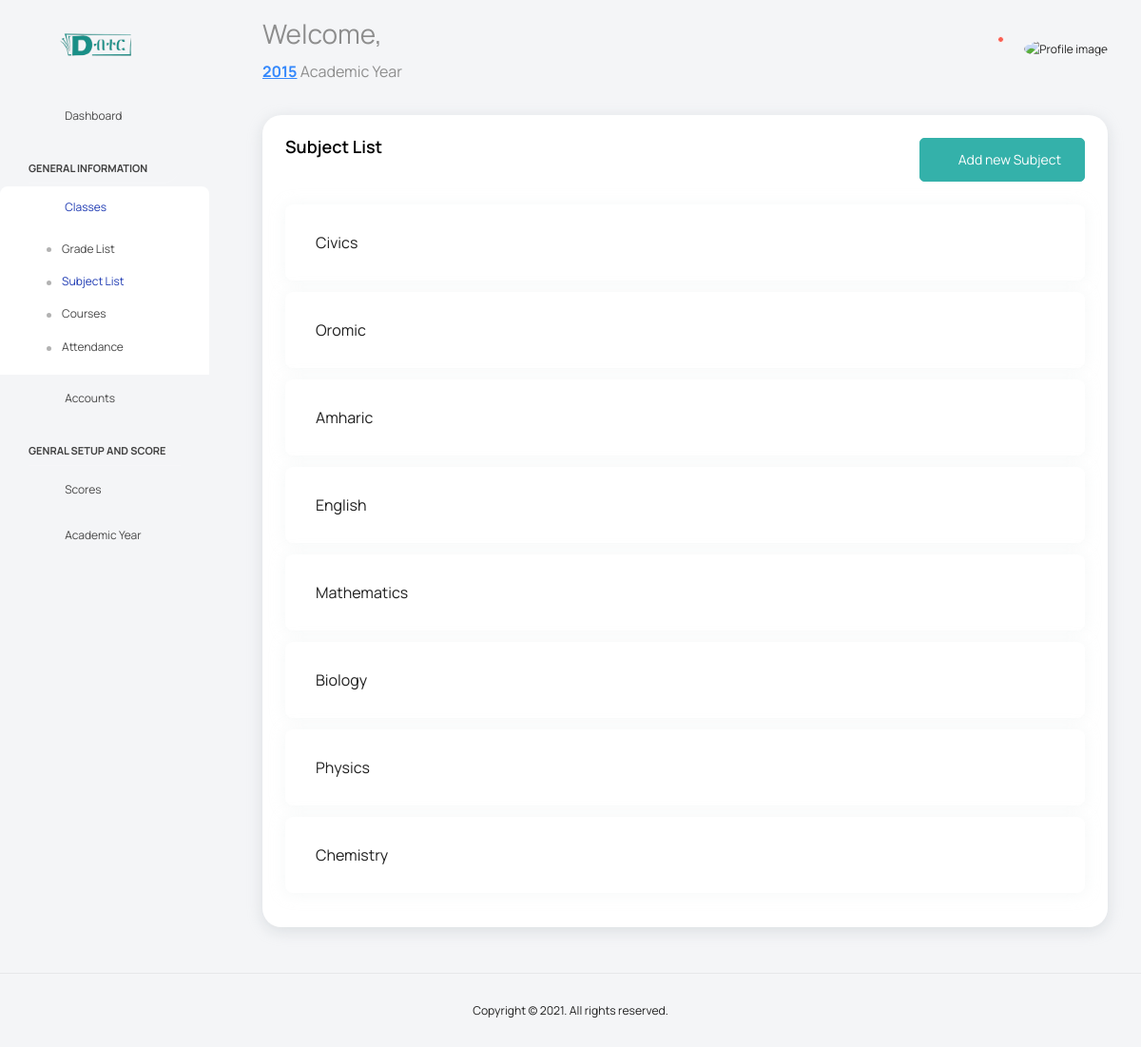
The app's page /adminpanel/subjects/ (signed in) with its own data.
### accyear/models.py (models this page shows, shortened)
class AccadamicYear(models.Model):
    STATUS_CHOICE = (('Active', 'Active'),
                     ('Creating', 'Creating'),
                     ('Close', 'Close'))
    name_EC = models.CharField(max_length=4)
    name_GC = models.CharField(max_length=9)
    status = models.CharField(max_length=10, null=True, blank=True)
    created = models.DateTimeField(auto_now_add=True)
    updated = models.DateTimeField(auto_now=True)
    class Meta:
        ordering = ['-created']

class Subject(models.Model):
    name = models.CharField(max_length=50)
    created = models.DateTimeField(auto_now_add=True)
    updated = models.DateTimeField(auto_now=True)
    class Meta:
        ordering = ['-created']

### adminpanel/views.py (the view)
# urls.py: path('adminpanel/subjects/', views.adminsubjects, name='admin_subjects'),
@user_passes_test(lambda u: u.is_superuser)
def adminsubjects(request):
    try:
        yr = AccadamicYear.objects.filter(status="Active")[0]
    except:
        yr = 'no'
    if yr != 'no':
        subjects = Subject.objects.all()
        teachers = Teacher.objects.filter(status="Active")
        grades = Grade.objects.filter(acc_yr=yr)
        gr_list = []
        for i in grades:
            val = str(i.grade_num)
            if val not in gr_list:
                gr_list.append(val)
    else:
        return redirect("acc_year:yr_setup")
    return render(request, 'pages/admin_subjects.html', {'w': 'Gsu', 'subjects': subjects, 'teachers': teachers, 'yr': yr, 'gr_list': gr_list})

### adminpanel/templates/pages/admin_subjects.html (shortened to what this page needs)
{% extends 'admin_base.html' %}
{% load static %}
{% block content %}
{% if yr != 'no' %}
<div class="row">
<div class="col-lg-12 grid-margin stretch-card">
    <div class="card">
    <div class="card-body">
        <div class="d-sm-flex justify-content-between align-items-start">
            <div>
                <h4 class="card-title">Subject List</h4>
            </div>
            <div>
                <button class="btn btn-success btn-md text-white mb-0 me-0" type="button" data-bs-toggle="modal" data-bs-target="#add-sub-modal"><i class="ti-plus"></i> Add new Subject</button>
            </div>
        </div>
        <div class="mt-4">
        <div class="accordion" id="accordion-6" role="tablist">
            {% for subject in subjects %}
            <div class="card">
                <div class="card-header" role="tab" id="heading-{{ subject.id }}">
                    <h6 class="mb-0">
                    <a data-bs-toggle="collapse" href="#collapse-{{ subject.id }}" aria-expanded="false" aria-controls="collapse-{{ subject.id }}" class="collapsed">
                        {{ subject.name }}
                    </a>
                    </h6>
                </div>
            </div>
            {% endfor %}
        </div>
        </div>
    </div>
    </div>
</div>
</div>
</div>
{% endif %}
</div>
{% endblock %}

### adminpanel/templates/admin_topnav.html (shortened to what this page needs)
{% load static %}
<nav class="navbar default-layout col-lg-12 col-12 p-0 fixed-top d-flex align-items-top flex-row">
    <div class="text-center navbar-brand-wrapper d-flex align-items-center justify-content-start">
    <div class="me-3">
        <button class="navbar-toggler navbar-toggler align-self-center" type="button" data-bs-toggle="minimize">
        <span class="icon-menu"></span>
        </button>
    </div>
    <div>
        <a class="navbar-brand brand-logo" href="{% static 'adminpanel/index.html' %}">
        <img src="{% static 'adminpanel/images/logo.png' %}" alt="logo" />
        </a>
    </div>
    </div>
    <div class="navbar-menu-wrapper d-flex align-items-top">
    <ul class="navbar-nav">
        <li class="nav-item font-weight-semibold d-none d-lg-block ms-0">
            <h1 class="welcome-text">Welcome, </h1>
            {% if yr != 'no' %}
                <h3 class="welcome-sub-text"><span style="color: #3488FC"><u><b>{{ yr.name_EC }}</b></u></span> Academic Year</h3>
            {% endif %}
        </li>
    </ul>
    <ul class="navbar-nav ms-auto">
        <li class="nav-item">
        <form class="search-form" action="#">
            <i class="icon-search"></i>
            <input type="search" class="form-control" placeholder="Search Here" title="Search here">
        </form>
        </li>
        <li class="nav-item dropdown">
        <a class="nav-link count-indicator" id="notificationDropdown" href="#" data-bs-toggle="dropdown">
            <i class="icon-mail icon-lg"></i>
        </a>
        </li>
        <li class="nav-item dropdown">
        <a class="nav-link count-indicator" id="countDropdown" href="#" data-bs-toggle="dropdown" aria-expanded="false">
            <i class="icon-bell"></i>
            <span class="count"></span>
        </a>
        </li>
        <li class="nav-item dropdown d-none d-lg-block user-dropdown">
        <a class="nav-link" id="UserDropdown" href="#" data-bs-toggle="dropdown" aria-expanded="false">
            {% if request.user.student.all > 0 %}
            <img class="img-md rounded-circle" style="width: 40px" src="{% if request.user.student.profil_pic %}{{ request.user.student.profile_pi }}{% else %}{% static 'noprofile.png' %}{% endif %}" alt="Profile image">
            {% elif request.user.teacher.all > 0  %}
            <img class="img-md rounded-circle" style="width: 40px" src="{% if request.user.teacher.profil_pic %}{{ request.user.teacher.profile_pi }}{% else %}{% static 'noprofile.png' %}{% endif %}" alt="Profile image">
            {% elif request.user.parent.all > 0  %}
            <img class="img-md rounded-circle" style="width: 40px" src="{% if request.user.parent.profil_pic %}{{ request.user.parent.profile_pi }}{% else %}{% static 'noprofile.png' %}{% endif %}" alt="Profile image">
            {% else %}
            <img class="img-md rounded-circle" style="width: 40px" src="{% static 'noprofile.png' %}" alt="Profile image">
            {% endif %}
        </a>
        </li>
    </ul>
    </div>
</nav>

### records on screen
AccadamicYear: name_EC "2015"
Subject: name "Civics"
Subject: name "Oromic"
Subject: name "Amharic"
Subject: name "English"
Subject: name "Mathematics"
Subject: name "Biology"
Subject: name "Physics"
Subject: name "Chemistry"
